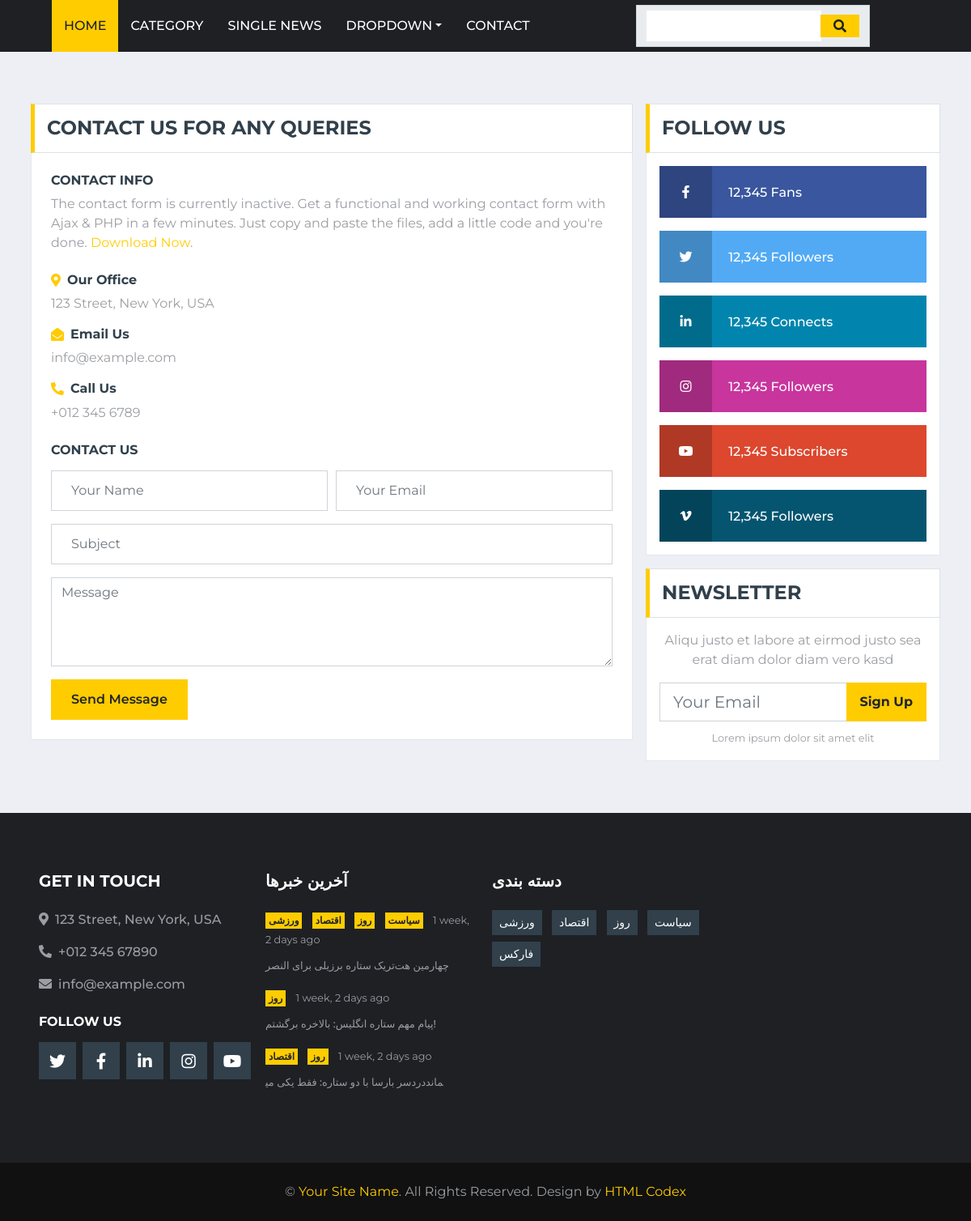
Before: /contact with the older database file.
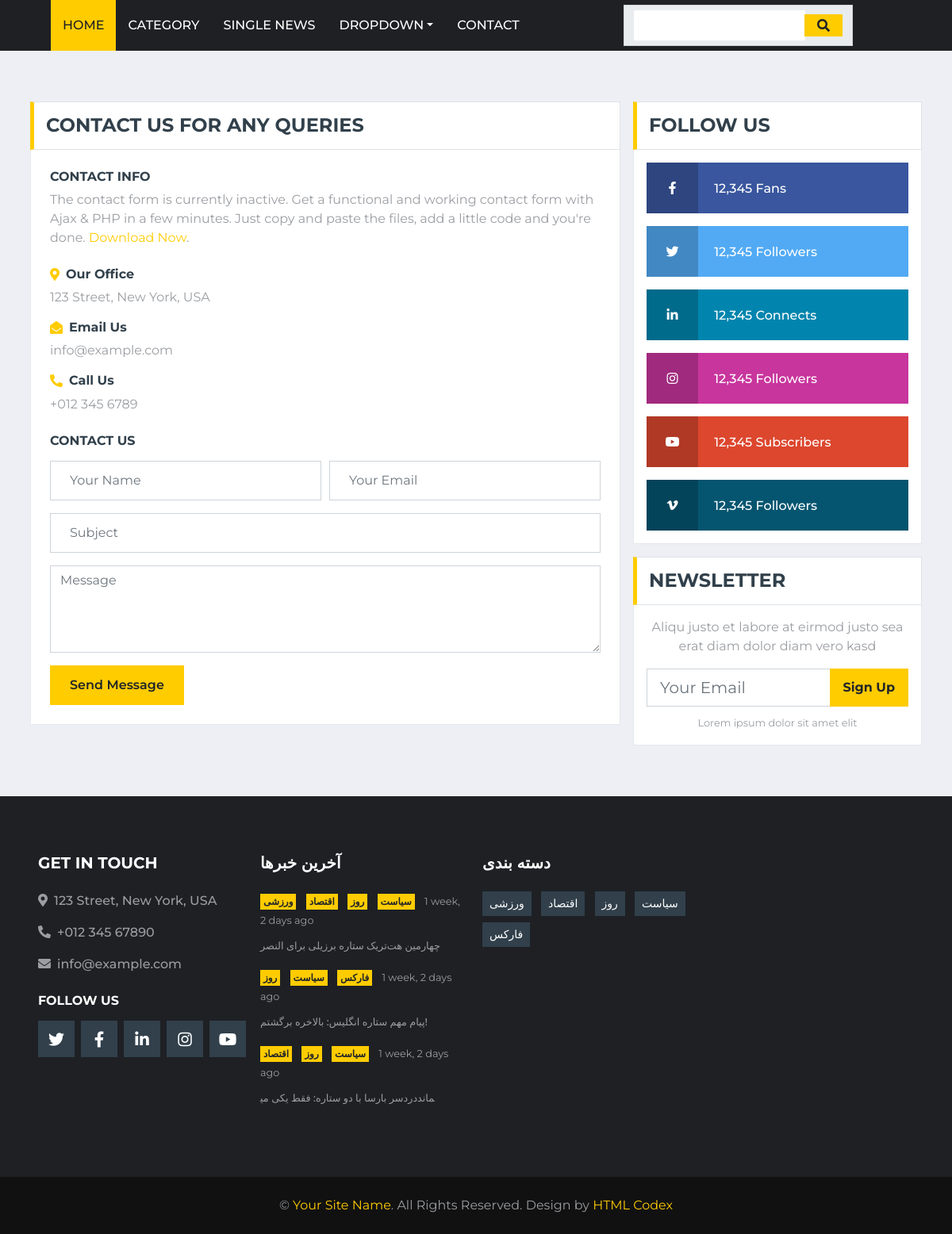
After: the same page with the newer database file.
### news/models.py (models this page shows, shortened)
class Category(models.Model):
    name = models.CharField(max_length=255)

class Post(models.Model):
    image = models.ImageField(default='news/im')
    author = models.ForeignKey(User, null=True, on_delete=models.SET_NULL)
    title = models.CharField(max_length=255)
    content = models.TextField()
    category = models.ManyToManyField(Category)
    counted_views = models.IntegerField(default=0)
    status = models.BooleanField(default=False)
    login_required = models.BooleanField(default=False)
    published_date = models.DateTimeField(null=True)
    created_date = models.DateTimeField(auto_now_add=True)
    updated_date = models.DateTimeField(auto_now=True)
    class Meta:
        ordering = ["-created_date"]

### website/views.py (the view, shortened to what this page needs)
# urls.py: path('contact', contact_view, name='contact'),
def contact_view(request):
    form = ContactForm()
    return render(request, 'website/contact.html', {'form': form})

### website/forms.py
class ContactForm(forms.ModelForm):
    class Meta:
        model = Contact
        fields = '__all__'

### news/templatetags/news_tag.py (called while the page is built)
@register.inclusion_tag('news/last_news.html')
def latest_post_down(num=3):
    posts = Post.objects.filter(status=1).order_by('-published_date')[:num]
    return {'posts': posts}

@register.inclusion_tag('news/category_tag.html')
def news_post_categories():
    posts = Post.objects.filter(status=1)
    categories = Category.objects.all()
    cat_dict = {}
    for cat_name in categories:
        cat_dict[cat_name.name] = posts.filter(category=cat_name).count()
    return {'categories': cat_dict}

### templates/website/contact.html (shortened to what the changed rows need)
{% extends "base.html" %}
{% load static %}

### templates/news/last_news.html
{% load static %}
{% load humanize %}
<div class="col-lg-3 col-md-6 mb-5">
    <h5 class="mb-4 text-white text-uppercase font-weight-bold">آخرین خبرها</h5>
    {% for post in posts %}
        <div class="mb-3">
            <div class="mb-2">
                {% for cat in post.category.all %}
                    <a class="badge badge-primary text-uppercase font-weight-semi-bold p-1 mr-2"
                       href="{% url 'website:category' cat_name=cat.name %}">{{ cat.name }}</a>
                {% endfor %}
                <a class="text-body" href=""><small>{{ post.published_date|naturaltime }}</small></a>
            </div>
            <a class="small text-body text-uppercase font-weight-medium"
               href="{% url 'news:news_single'  pid=post.id %}">{{ post.title|truncatewords:10 }}</a>
        </div>
    {% endfor %}
</div>

### templates/news/category_tag.html
<div class="col-lg-3 col-md-6 mb-5">
    <h5 class="mb-4 text-white text-uppercase font-weight-bold">دسته بندی</h5>
    <div class="m-n1">
        {% for name,items in categories.items %}
            <a href="{% url 'website:category' cat_name=name %}" class="btn btn-sm btn-secondary m-1">{{ name }}</a>
        {% endfor %}
    </div>
</div>

Changed rows visible on the page:
changed Post "پیام مهم ستاره انگلیس: بالاخره برگشتم!": gains Category (name "سیاست", categories "سیاست"); gains Category (name "فارکس", categories "فارکس")
changed Post "دردسر بارسا با دو ستاره: فقط یکی می‎ماند": gains Category (name "سیاست", categories "سیاست")
